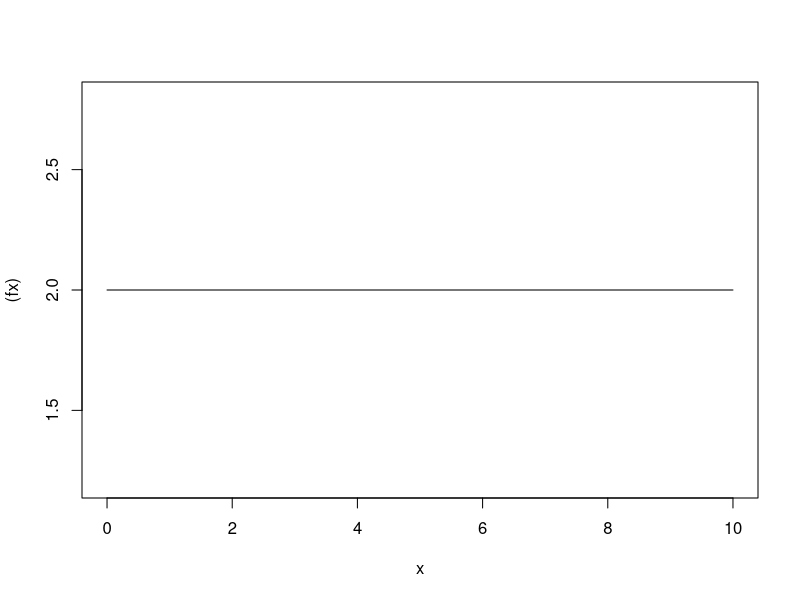
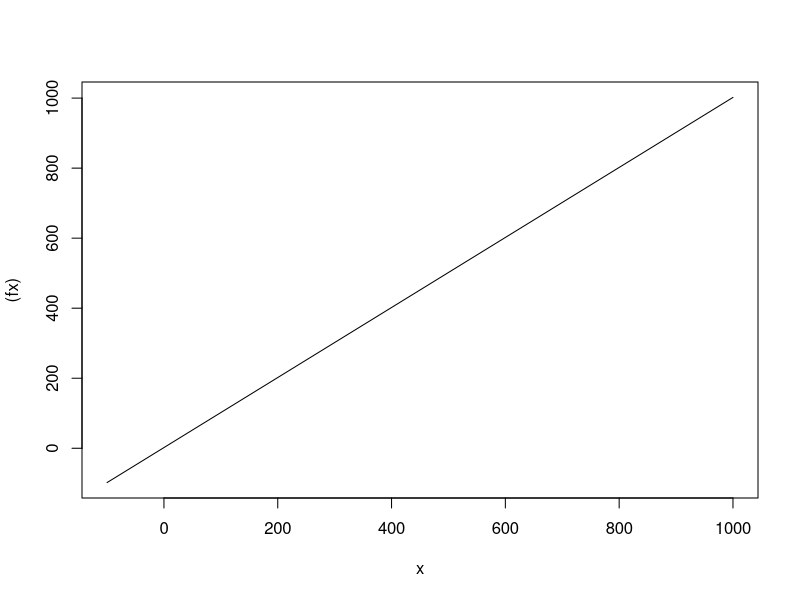
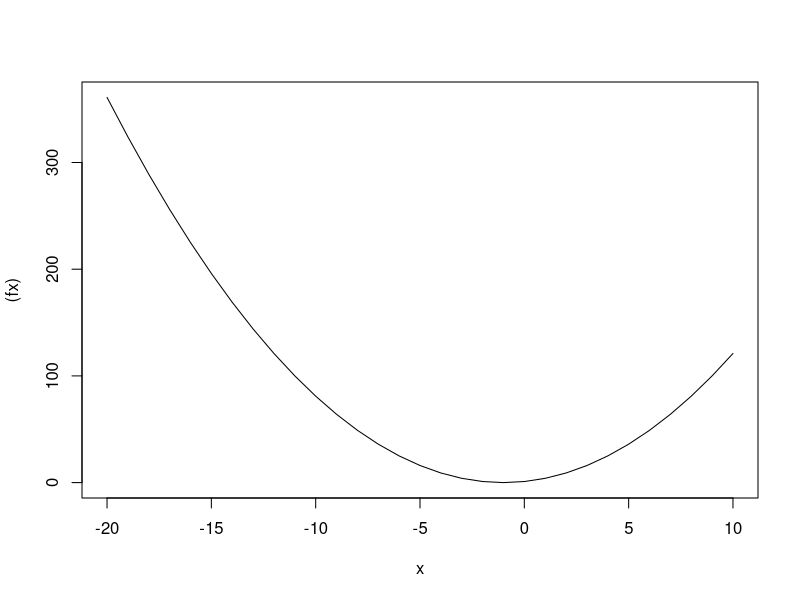
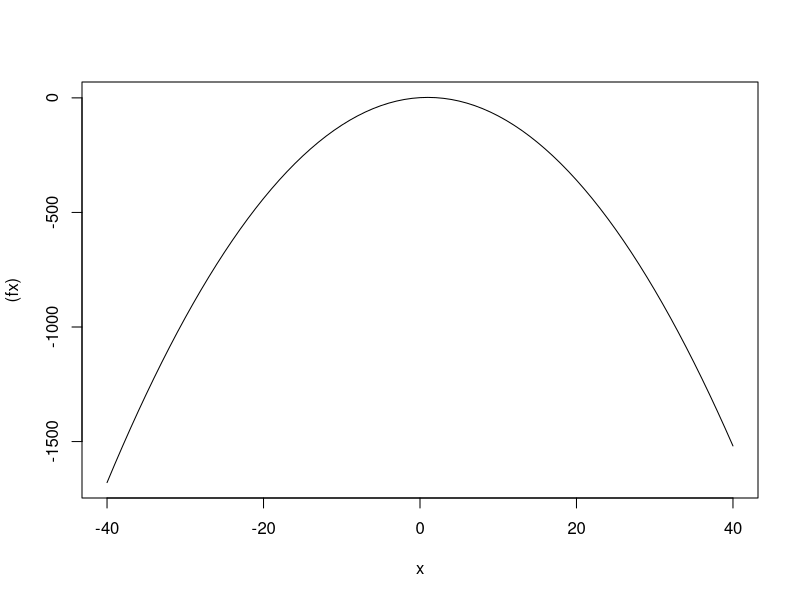
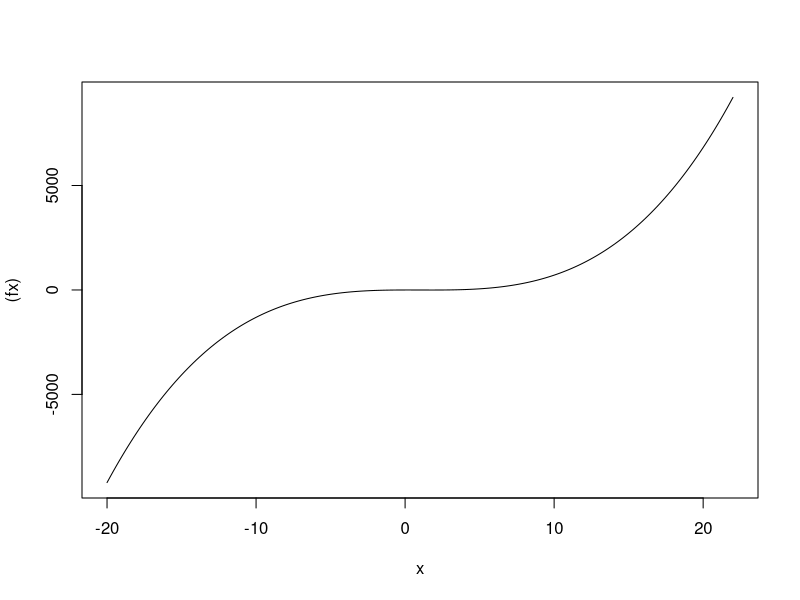
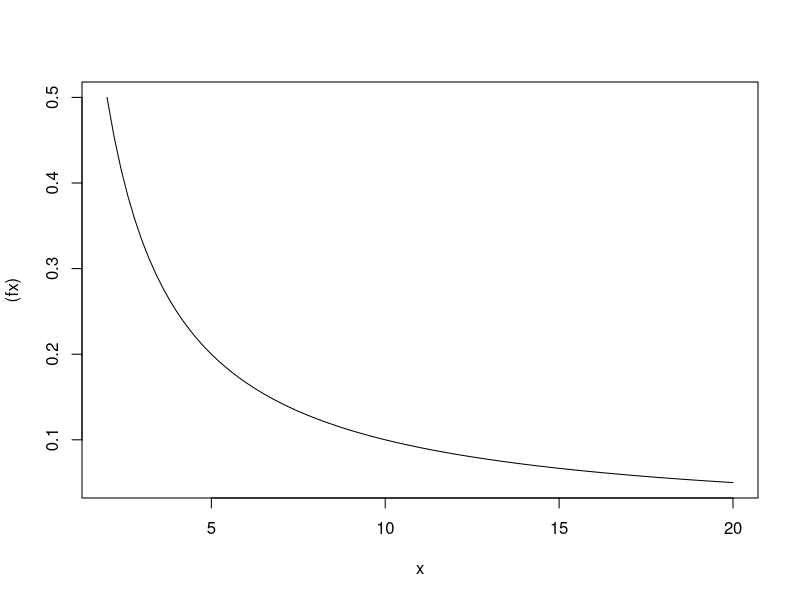

Generate these figures, in order, with R:

f<-function(x){
    fx<-2
    return (fx)
}

input<-0:10
plot(input,
    sapply(input,f),
    type ="l",xlab="x",
    ylab="(fx)")

f<-function(x){
    fx<-1*x+2
    return(fx)
}
input<- -100:1000
plot(input,
    sapply(input,f),
    type="l",
    xlab="x",
    ylab="(fx)")

f<-function(x){
    #a=1 b=2,c=1
    fx<-1*x^2+2*x+1
    return(fx)
}
input<- -20:10
plot(input,
    sapply(input,f),
    type="l",
    xlab ="x",
    ylab="(fx)")

f<-function(x){
    #a=1 b=2,c=1
    fx<--1*x^2+2*x+1
    return(fx)
}
input<- -40:40
plot(input,
    sapply(input,f),
    type="l",
    xlab ="x",
    ylab="(fx)")

#f (x) = anx^n + an−1x^n−1 + . . . + a1x + a0
f<-function(x){
    fx<-x^3-3*x^2+x-1
    return(fx)
}
input<-seq(-20,22,0.2)
plot(input,
    sapply(input,f),
    type="l",
    xlab="x",
    ylab="(fx)")

f<-function(x){
    fx<-1/x
    return(fx)
}
input<-seq(2,20,0.2)
plot(input,
    sapply(input,f),
    type="l",
    xlab="x",
    ylab="(fx)")


